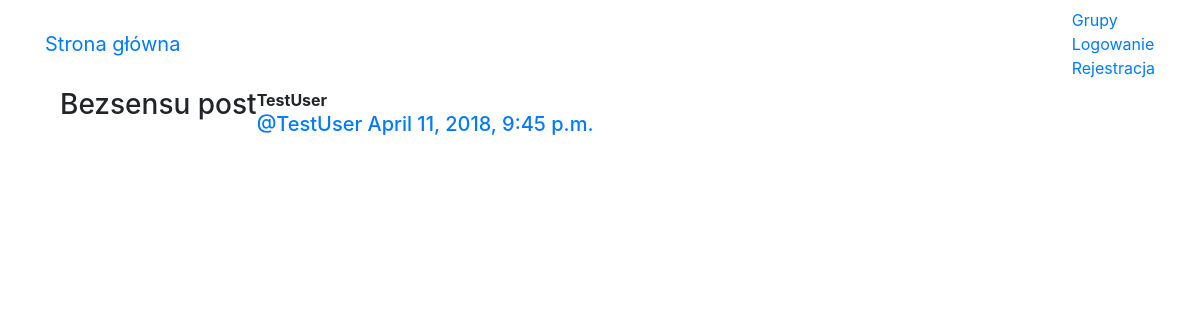
/posts/, run on the app's committed database.
### posts/models.py (models this page shows, shortened)
class Post(models.Model):
    user = models.ForeignKey(User, related_name='posts')
    created_at = models.DateTimeField(auto_now=True)
    message = models.TextField()
    message_html = models.TextField(editable=False)
    group = models.ForeignKey(Group, related_name='posts', null=True, blank=True)
    class Meta:
        ordering = ['-created_at']
        unique_together = ['user','message'] #message linked to user

### posts/views.py (the view)
class PostList(SelectRelatedMixin, generic.ListView):
    model = models.Post
    select_related = ('user', 'group')

### posts/templates/posts/post_list.html (shortened to what this page needs)
{% extends "posts/post_base.html" %}
{% block post_content %}
  <div class="col-md-8">
  	{% for post in post_list %}
    {% include "posts/_post.html" %}
  	{% endfor %}
  </div>
{% endblock %}

### posts/templates/posts/_post.html (shortened to what this page needs)
<div class="post media">
	<h3>{{ post.message_html|safe }}</h3>
	<div class="media-body">
		<strong>{{ post.user.username }}</strong>
		<h5 class="media-heading">
			<span class="username"><a href="{% url 'posts:for_user' username=post.user.username %}">@{{ post.user.username }}</a></span>
			<time class="time"><a href="{% url 'posts:single' username=post.user.username pk=post.pk %}">{{ post.created_at }}</a></time>
		</h5>
	</div>
</div>

### data on the page
Post: message_html "Bezsensu post", user.username "TestUser", created_at "April 11, 2018, 9:45 p.m."
